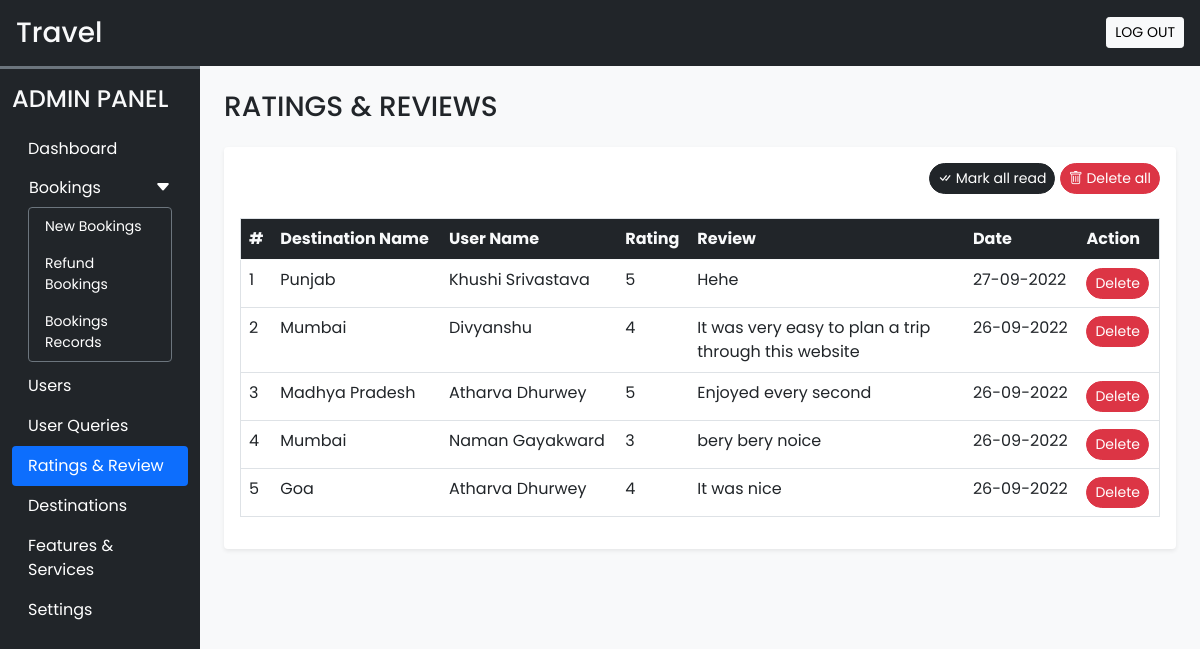
Page /admin/rate_review.php (signed in) on the committed database.
### tables this page shows
CREATE TABLE `rating_review` (
  `sr_no` int(11) NOT NULL,
  `booking_id` int(11) NOT NULL,
  `destination_id` int(11) NOT NULL,
  `user_id` int(11) NOT NULL,
  `rating` int(11) NOT NULL,
  `review` varchar(200) NOT NULL,
  `seen` int(11) NOT NULL DEFAULT 0,
  `datentime` datetime NOT NULL DEFAULT current_timestamp()
);

CREATE TABLE `destinations` (
  `id` int(11) NOT NULL,
  `name` varchar(150) NOT NULL,
  `duration` int(11) NOT NULL,
  `price` int(11) NOT NULL,
  `quantity` int(11) NOT NULL,
  `description` varchar(350) NOT NULL,
  `status` tinyint(4) NOT NULL DEFAULT 1,
  `removed` int(11) NOT NULL DEFAULT 0
);

CREATE TABLE `user_cred` (
  `id` int(11) NOT NULL,
  `name` varchar(100) NOT NULL,
  `email` varchar(150) NOT NULL,
  `address` varchar(120) NOT NULL,
  `phonenum` varchar(100) NOT NULL,
  `pincode` int(11) NOT NULL,
  `dob` date NOT NULL,
  `profile` varchar(100) NOT NULL,
  `password` varchar(200) NOT NULL,
  `is_verified` int(11) NOT NULL DEFAULT 1,
  `token` varchar(200) DEFAULT NULL,
  `t_expire` date DEFAULT NULL,
  `status` int(11) NOT NULL DEFAULT 1,
  `datentime` datetime NOT NULL DEFAULT current_timestamp()
);

### admin/rate_review.php (the view, shortened to what this page needs)
<!DOCTYPE html>
<html lang="en">
<head>
    <?php require('inc/links.php'); ?>
</head>
<body class="bg-light">
    <?php require('inc/header.php'); ?>
    <div class="container-fluid" id="main-content">
        <div class="row">
            <div class="col-lg-10 ms-auto p-4 overflow-hidden">
                <h3 class="mb-4">RATINGS & REVIEWS</h3>
                <div class="card border-0 shadow-sm mb-4">
                    <div class="card-body">
                        <div class="text-end mb-4">
                            <a href="?seen=all" class="btn btn-dark rounded-pill shadow-none btn-sm">
                                <i class="bi bi-check-all"></i> Mark all read
                            </a>
                            <a href="?del=all" class="btn btn-danger rounded-pill shadow-none btn-sm">
                                <i class="bi bi-trash"></i> Delete all
                            </a>
                        </div>
                        <div class="table-responsive-md">
                            <table class="table table-hover border">
                                <thead>
                                    <tr class="bg-dark text-light">
                                        <th scope="col">#</th>
                                        <th scope="col">Destination Name</th>
                                        <th scope="col">User Name</th>
                                        <th scope="col">Rating</th>
                                        <th scope="col" width="30%">Review</th>
                                        <th scope="col">Date</th>
                                        <th scope="col">Action</th>
                                    </tr>
                                </thead>
                                <tbody>
                                    <?php
                                    $q = "SELECT rr.*, uc.name AS uname, d.name AS dname FROM `rating_review` rr
                                    INNER JOIN `user_cred` uc ON rr.user_id = uc.id
                                    INNER JOIN `destinations` d ON rr.destination_id = d.id
                                    ORDER BY `sr_no` DESC";
                                    $data = mysqli_query($con, $q);
                                    $i = 1;
                                    while ($row = mysqli_fetch_assoc($data)) {
                                        $date = date('d-m-Y', strtotime($row['datentime']));
                                        $seen = '';
                                        $seen .= "<a href='?del=$row[sr_no]' class='btn btn-sm rounded-pill btn-danger'>Delete</a>";
                                        echo <<< query
                                                <tr>
                                                    <td>$i</td>
                                                    <td>$row[dname]</td>
                                                    <td>$row[uname]</td>
                                                    <td>$row[rating]</td>
                                                    <td>$row[review]</td>
                                                    <td>$date</td>
                                                    <td>$seen</td>
                                                </tr>
                                            query;
                                        $i++;
                                    }
                                    ?>
                                </tbody>
                            </table>
                        </div>
                    </div>
                </div>
            </div>
        </div>
    </div>
</body>
</html>

### admin/css/style_admin.css (style rules this page uses)
:root { --teal: #2ec1ac; --teal-hover: #279e8c; }
* { font-family: 'Poppins', sans-serif; }

### rows in the picture
rating_review: destination.name "Punjab", user.name "Khushi Srivastava", rating "5", review "Hehe", datentime "27-09-2022"
rating_review: destination.name "Mumbai", user.name "Divyanshu", rating "4", review "It was very easy to plan a trip through this website", datentime "26-09-2022"
rating_review: destination.name "Madhya Pradesh", user.name "Atharva Dhurwey", rating "5", review "Enjoyed every second", datentime "26-09-2022"
rating_review: destination.name "Mumbai", user.name "Naman Gayakward", rating "3", review "bery bery noice", datentime "26-09-2022"
rating_review: destination.name "Goa", user.name "Atharva Dhurwey", rating "4", review "It was nice", datentime "26-09-2022"
